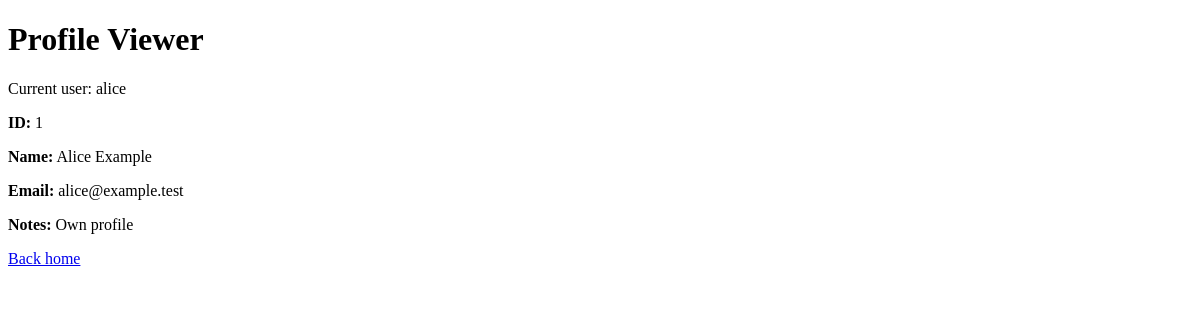
/idor (signed in), run on an earlier commit of the app's database.
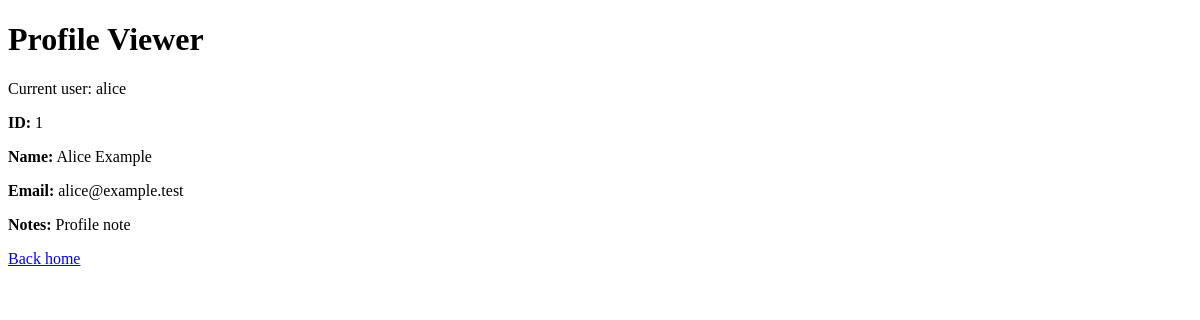
And on a later commit of the database.
### tables this page shows
CREATE TABLE profiles (
            id INTEGER PRIMARY KEY AUTOINCREMENT,
            owner_id INTEGER NOT NULL,
            name TEXT NOT NULL,
            email TEXT NOT NULL,
            notes TEXT NOT NULL
        );

### app.py (the view)
@app.route("/idor")
def idor():
    current_user_id = session.get(SESSION_USER_KEY)
    if current_user_id is None:
        return render_template("idor.html", profile=None, message="Please log in first.", current_user=None)
    profile_id = request.args.get("id")
    if profile_id is None:
        profile_id = str(current_user_id)
    row = g.db.execute("SELECT id, owner_id, name, email, notes FROM profiles WHERE id = ?", (profile_id,)).fetchone()
    if row is None:
        return render_template("idor.html", profile=None, message="Profile not found.", current_user=session.get(SESSION_USERNAME_KEY))
    profile = {
        "id": row[0],
        "owner_id": row[1],
        "name": row[2],
        "email": row[3],
        "notes": row[4],
    }
    if profile["id"] != current_user_id:
        profile["notes"] = f"{profile['notes']} FLAG{{idor_missing_authorization}}"
    return render_template("idor.html", profile=profile, message="", current_user=session.get(SESSION_USERNAME_KEY))

### app.py (called while the page is built)
@app.before_request
def before_request():
    g.db = sqlite3.connect(DB_PATH)

@app.teardown_request
def teardown_request(exception):
    db = getattr(g, "db", None)
    if db is not None:
        db.close()

### templates/idor.html (shortened to what this page needs)
<!doctype html>
<html>
  <head>
  </head>
  <body>
    <h1>Profile Viewer</h1>
    {% if current_user %}
      <p>Current user: {{ current_user }}</p>
    {% endif %}
    {% if profile %}
      <p><strong>ID:</strong> {{ profile.id }}</p>
      <p><strong>Name:</strong> {{ profile.name }}</p>
      <p><strong>Email:</strong> {{ profile.email }}</p>
      <p><strong>Notes:</strong> {{ profile.notes }}</p>
    {% endif %}
    <p><a href="/">Back home</a></p>
  </body>
</html>

What changed in the data, as far as the page shows it:
changed profiles "Alice Example": notes "Own profile" → "Profile note"
